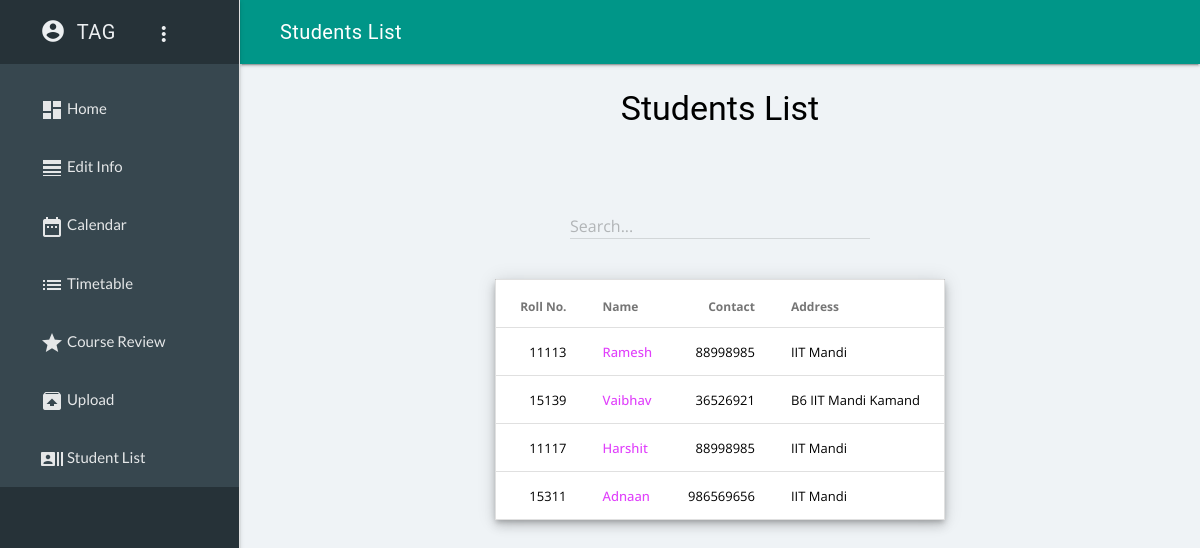
Screenshot of /faculty/listst.php (signed in) with the database file from the repository.
### tables this page shows
CREATE TABLE `prof` (
  `id` int(11) NOT NULL,
  `NAME` varchar(40) NOT NULL,
  `PASSWORD` varchar(30) NOT NULL,
  `CONTACT` varchar(13) NOT NULL,
  `ADDRESS` varchar(80) NOT NULL,
  `TEACHER_ID` int(11) NOT NULL
);

CREATE TABLE `students` (
  `id` int(11) NOT NULL,
  `ROLLNO` int(11) NOT NULL,
  `NAME` varchar(40) NOT NULL,
  `PASSWORD` varchar(30) NOT NULL,
  `CONTACT` varchar(13) NOT NULL,
  `ADDRESS` varchar(80) NOT NULL,
  `userimg` varchar(100) NOT NULL DEFAULT 'assets/userimg/mui.png'
);

### faculty/listst.php (the view, shortened to what this page needs)
<?php
  require 'core.php' ;
?>
<!DOCTYPE html>
<html>
<head>
    </head>
  <body>
  <?php
  $title="Students List";
  include 'include.inc.php';?>
<center>
<h3>Students List</h3>
<br><br>
<div class="mdl-textfield mdl-js-textfield mdl-textfield--floating-label">
    <input class="mdl-textfield__input" type="text" id="myInput" onkeyup="myFunction2()">
    <label class="mdl-textfield__label" for="myInput">Search...</label>
  </div>
      <br><br>
<table class="mdl-data-table mdl-js-data-table mdl-shadow--6dp" id=myTable>
  <thead>
    <tr>
      <th>Roll No.</th>
      <th class="mdl-data-table__cell--non-numeric">Name</th>
      <th>Contact</th>
      <th class="mdl-data-table__cell--non-numeric">Address</th>
    </tr>
  </thead>
  <tbody>
  <?php
  $studd=$db->query("SELECT * fROM CourseData WHERE CID=".$_SESSION['unamefac']."");
  $rowss=$studd->fetch_all(MYSQLI_ASSOC) ;
  if (!$studd->num_rows)
  {
    echo ('No Student to show ');
  }
    else
    {
          foreach($rowss as $row1)
          {
                                $stud = "SELECT * FROM Students where ROLLNO=".$row1['STID']."";
                                $students=$db->query($stud);
                                 $rows=$students->fetch_all(MYSQLI_ASSOC);
                  foreach($rows as $row)
                  {
                  echo "<tr>
                  <td>".$row['ROLLNO']."</td>
                  <td class=\"mdl-data-table__cell--non-numeric\"><a href=\"faculty3.php?sid=".$row['ROLLNO']."&cid=".$_SESSION['unamefac']."\">".$row['NAME']."
                  </a></td>
                  <td>".$row['CONTACT']."</td>
                  <td class=\"mdl-data-table__cell--non-numeric\">".$row['ADDRESS']."</td>
                  </tr>";
                  }
          }
    }
   ?>
  </tbody>
</table>
</center>
 </div>
  </main>
</div>
 </body>
</html>

### faculty/include.inc.php (shortened to what this page needs)
 <link rel="stylesheet" href="assets/css/material.min.css" />
<div class="mdl-layout mdl-js-layout mdl-layout--fixed-drawer
            mdl-layout--fixed-header">
  <header class="mdl-layout__header">
    <div class="mdl-layout__header-row">
      <span class="mdl-layout-title"><?php echo $title;?></span>
    </div>
  </header>
  <div class="mdl-layout__drawer mdl-color--blue-grey-900 mdl-color-text--blue-grey-50">
    <span class="mdl-layout-title">
    <?php
    $query_res=$db->query("SELECT NAME from prof where TEACHER_ID=".@$_SESSION['unamefac']." ");
    $rows=$query_res->fetch_all(MYSQLI_ASSOC) ;
    foreach($rows as $row)
      {
        $nm="<i class=\"material-icons alig acnt\">account_circle</i> &nbsp;".$row['NAME']."&nbsp;&nbsp;&nbsp;&nbsp;&nbsp;&nbsp;<button id=demo-menu-lower
        class=\"mdl-button mdl-js-button mdl-button--icon\">
  <i class=material-icons>more_vert</i>
</button>
<ul class=\"mdl-menu mdl-menu--bottom-right mdl-js-menu mdl-js-ripple-effect\"
    for=demo-menu-lower>
   <a href=\"editinfo.php\"><li class=mdl-menu__item><i class=\"alig material-icons\">line_weight</i> Edit Info</li></a>
  <a href=\"logout.php\"><li class=mdl-menu__item><i class=\"material-icons alig\">launch</i> Log Out</li></a>
</ul>" ;
        echo $nm;
      }
    ?></span>
    <nav class="mdl-navigation mdl-color--blue-grey-800 mdl-color-text--blue-white-20">
      <a class="mdl-navigation__link" href="index.php"><i class="material-icons">dashboard</i> Home </a>
      <a class="mdl-navigation__link" href="editinfo.php"><i class="material-icons">line_weight</i> Edit Info</a>
      <a class="mdl-navigation__link" href="cal.php"><i class="material-icons">date_range</i> Calendar</a>
      <a class="mdl-navigation__link" href="timetable.php"><i class="material-icons">list</i> Timetable</a>
      <a class="mdl-navigation__link" href="review.php"><i class="material-icons">grade</i> Course Review</a>
      <a class="mdl-navigation__link" href="fupl.php"><i class="material-icons">unarchive</i> Upload</a>
      <a class="mdl-navigation__link" href="listst.php"><i class="material-icons">recent_actors</i> Student List</a>
    </nav>
  </div>
  <main class="mdl-layout__content">
    <div class="page-content">

### faculty/include.inc.php (style rules this page uses)
.alig { vertical-align:-21%;font-size:20px; }
.acnt { font-size:26px; }
a { text-decoration:none; }
.mdl-navigation__link { font-family:'Lato' !important; }
.mdl-navigation__link { font-size:15px;color:white !important; }
body { background:#eff3f6;font-family:'Open Sans';color:black; }
.page-content { width:90%;margin: auto;color:black; }

### rows the page displays
prof: NAME "TAG"
students: ROLLNO "11113", NAME "Ramesh", CONTACT "88998985", ADDRESS "IIT Mandi"
students: ROLLNO "15139", NAME "Vaibhav", CONTACT "36526921", ADDRESS "B6 IIT Mandi Kamand"
students: ROLLNO "11117", NAME "Harshit", CONTACT "88998985", ADDRESS "IIT Mandi"
students: ROLLNO "15311", NAME "Adnaan", CONTACT "986569656", ADDRESS "IIT Mandi"

### other values shown
$title "Students List"
